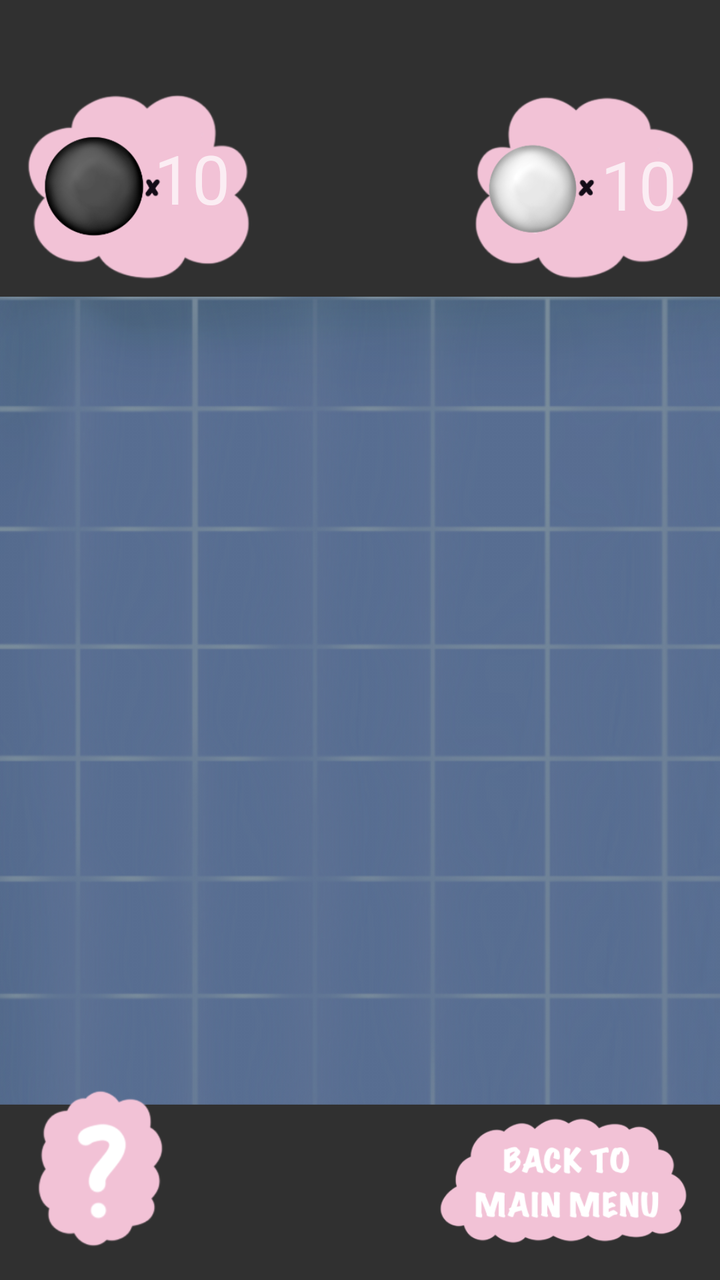
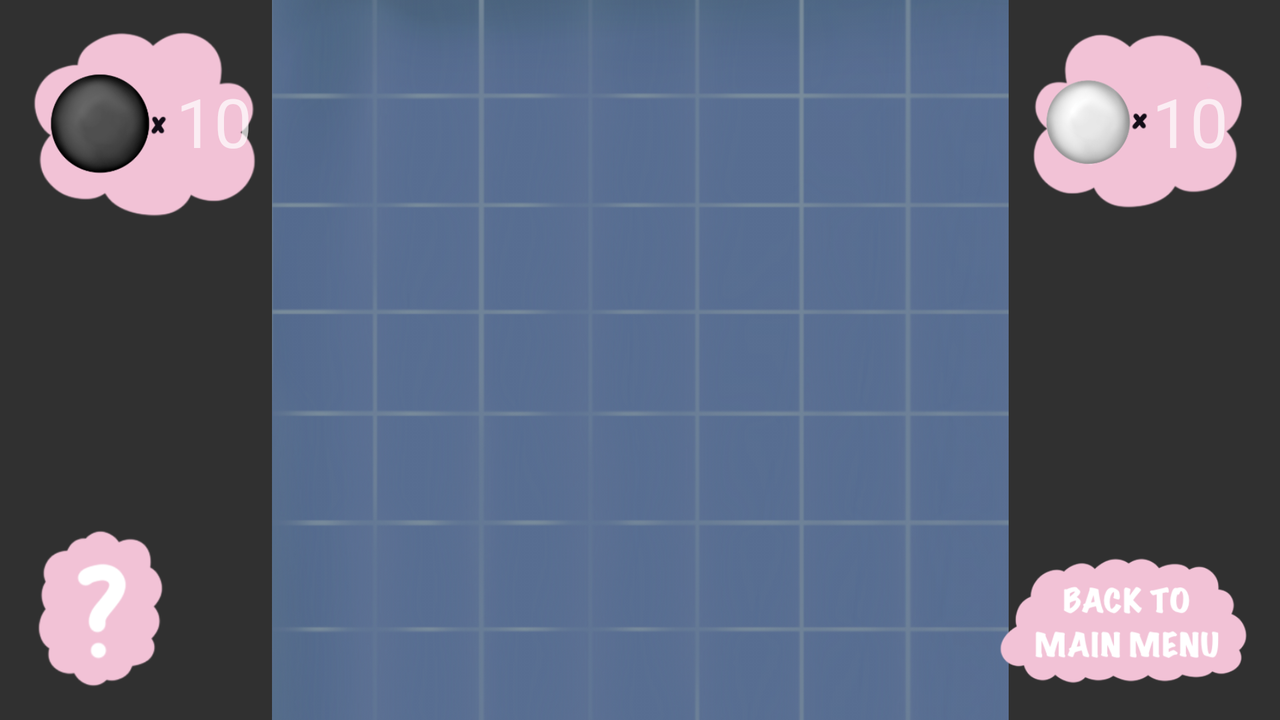

Compare how this app lays out the same screen by default and in its alternative resource folder. The renders come first, then the two layout files and the values they reference.
<!-- AndroidManifest.xml: application theme Theme.AppCompat.NoActionBar -->
<!-- res/layout/activity_main.xml -->
<?xml version="1.0" encoding="utf-8"?>
<layout
    xmlns:android="http://schemas.android.com/apk/res/android"
    xmlns:app="http://schemas.android.com/apk/res-auto"
    xmlns:tools="http://schemas.android.com/tools"
    xmlns:bind="http://schemas.android.com/tools"
    >



    <data>
        <variable
            name="viewModel"
            type="com.example.quadwrangle.game_view_model.ViewModelGame" />
    </data>

    <androidx.constraintlayout.widget.ConstraintLayout
        android:id="@+id/layout"
        android:layout_width="match_parent"
        android:layout_height="match_parent"
        android:background="@drawable/background_vertical"
        tools:context=".game_view.MainActivity">

        <ImageView
            android:id="@+id/board"
            android:layout_width="406dp"
            android:layout_height="404dp"
            app:layout_constraintBottom_toBottomOf="parent"
            app:layout_constraintDimensionRatio="7:7"
            app:layout_constraintEnd_toEndOf="parent"
            app:layout_constraintHorizontal_bias="0.4"
            app:layout_constraintStart_toStartOf="parent"
            app:layout_constraintTop_toTopOf="parent"
            app:layout_constraintVertical_bias="0.629"
            app:srcCompat="@drawable/board" />

        <ImageView
            android:id="@+id/imageView"
            android:layout_width="125dp"
            android:layout_height="68dp"
            android:layout_marginEnd="16dp"
            android:layout_marginBottom="16dp"
            app:layout_constraintBottom_toBottomOf="parent"
            app:layout_constraintEnd_toEndOf="parent"
            app:srcCompat="@drawable/back_buttn" />

        <ImageView
            android:id="@+id/imageView2"
            android:layout_width="112dp"
            android:layout_height="93dp"
            android:layout_marginBottom="8dp"
            app:layout_constraintBottom_toTopOf="@+id/board"
            app:layout_constraintEnd_toEndOf="parent"
            app:layout_constraintHorizontal_bias="0.053"
            app:layout_constraintStart_toStartOf="parent"
            app:srcCompat="@drawable/black_count_bttn" />

        <ImageView
            android:id="@+id/imageView3"
            android:layout_width="112dp"
            android:layout_height="93dp"
            android:layout_marginBottom="8dp"
            app:layout_constraintBottom_toTopOf="@+id/board"
            app:layout_constraintEnd_toEndOf="parent"
            app:layout_constraintHorizontal_bias="0.906"
            app:layout_constraintStart_toEndOf="@+id/imageView2"
            app:srcCompat="@drawable/white_count_bttn" />

        <ImageView
            android:id="@+id/imageView4"
            android:layout_width="69dp"
            android:layout_height="80dp"
            android:layout_marginStart="16dp"
            android:layout_marginBottom="16dp"
            app:layout_constraintBottom_toBottomOf="parent"
            app:layout_constraintStart_toStartOf="parent"
            app:srcCompat="@drawable/help_buttn" />

        <TextView
            android:id="@+id/score1"
            android:layout_width="40dp"
            android:layout_height="48dp"
            android:layout_marginEnd="8dp"
            android:text="10"
            android:textSize="34sp"
            app:layout_constraintBottom_toBottomOf="@+id/imageView2"
            app:layout_constraintEnd_toEndOf="@+id/imageView2"
            app:layout_constraintTop_toTopOf="@+id/imageView2"
            app:layout_constraintVertical_bias="0.422" />

        <TextView
            android:id="@+id/score2"
            android:layout_width="40dp"
            android:layout_height="48dp"
            android:layout_marginEnd="8dp"
            android:text="10"
            android:textSize="34sp"
            app:layout_constraintBottom_toBottomOf="@+id/imageView3"
            app:layout_constraintEnd_toEndOf="@+id/imageView3"
            app:layout_constraintTop_toTopOf="@+id/imageView3"
            app:layout_constraintVertical_bias="0.487" />

    </androidx.constraintlayout.widget.ConstraintLayout>
</layout>
<!-- resources referenced by this layout -->
<resources>
  <!-- drawable back_buttn: png bitmap (drawable, 18950 bytes) -->
  <!-- drawable black_count_bttn: png bitmap (drawable, 28519 bytes) -->
  <!-- drawable board: png bitmap (drawable, 291879 bytes) -->
  <!-- drawable help_buttn: png bitmap (drawable, 9235 bytes) -->
  <!-- drawable white_count_bttn: png bitmap (drawable, 27790 bytes) -->
</resources>
<!-- res/layout-land/activity_main.xml (the repository's variant of the layout above) -->
<!-- drawn on the phone turned sideways -->
<?xml version="1.0" encoding="utf-8"?>
<layout
    xmlns:android="http://schemas.android.com/apk/res/android"
    xmlns:app="http://schemas.android.com/apk/res-auto"
    xmlns:tools="http://schemas.android.com/tools">

    <androidx.constraintlayout.widget.ConstraintLayout
        android:id="@+id/layout"
        android:layout_width="match_parent"
        android:layout_height="match_parent"
        android:background="@drawable/background_horizontal"
        tools:context=".game_view.MainActivity">

        <ImageView
            android:id="@+id/board"
            android:layout_width="371dp"
            android:layout_height="367dp"
            app:layout_constraintBottom_toBottomOf="parent"
            app:layout_constraintDimensionRatio="7:7"
            app:layout_constraintEnd_toEndOf="parent"
            app:layout_constraintStart_toStartOf="parent"
            app:layout_constraintTop_toTopOf="parent"
            app:layout_constraintVertical_bias="0.501"
            app:srcCompat="@drawable/board" />

        <ImageView
            android:id="@+id/imageView8"
            android:layout_width="110dp"
            android:layout_height="89dp"
            android:layout_marginTop="16dp"
            android:layout_marginEnd="16dp"
            app:layout_constraintEnd_toEndOf="parent"
            app:layout_constraintTop_toTopOf="parent"
            app:srcCompat="@drawable/white_count_bttn" />

        <TextView
            android:id="@+id/score2"
            android:layout_width="40dp"
            android:layout_height="48dp"
            android:layout_marginEnd="8dp"
            android:text="10"
            android:textSize="34sp"
            app:layout_constraintBottom_toBottomOf="@+id/imageView8"
            app:layout_constraintEnd_toEndOf="@+id/imageView8"
            app:layout_constraintTop_toTopOf="@+id/imageView8"
            app:layout_constraintVertical_bias="0.536" />

        <ImageView
            android:id="@+id/imageView5"
            android:layout_width="69dp"
            android:layout_height="80dp"
            android:layout_marginStart="16dp"
            android:layout_marginBottom="16dp"
            app:layout_constraintBottom_toBottomOf="parent"
            app:layout_constraintStart_toStartOf="parent"
            app:srcCompat="@drawable/help_buttn" />

        <ImageView
            android:id="@+id/imageView6"
            android:layout_width="125dp"
            android:layout_height="68dp"
            android:layout_marginEnd="16dp"
            android:layout_marginBottom="16dp"
            app:layout_constraintBottom_toBottomOf="parent"
            app:layout_constraintEnd_toEndOf="parent"
            app:srcCompat="@drawable/back_buttn" />

        <ImageView
            android:id="@+id/imageView7"
            android:layout_width="112dp"
            android:layout_height="93dp"
            android:layout_marginStart="16dp"
            android:layout_marginTop="16dp"
            app:layout_constraintStart_toStartOf="parent"
            app:layout_constraintTop_toTopOf="parent"
            app:srcCompat="@drawable/black_count_bttn" />

        <TextView
            android:id="@+id/score1"
            android:layout_width="40dp"
            android:layout_height="48dp"
            android:text="10"
            android:textSize="34sp"
            app:layout_constraintBottom_toBottomOf="@+id/imageView7"
            app:layout_constraintEnd_toEndOf="@+id/imageView7"
            app:layout_constraintTop_toTopOf="@+id/imageView7"
            app:layout_constraintVertical_bias="0.488" />

    </androidx.constraintlayout.widget.ConstraintLayout>
</layout>
